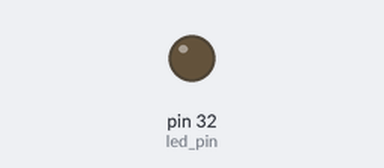
Bench run of a program on a simulated Raspberry Pi (header pin numbers). Shown: output pins drawn as LEDs (lit = HIGH).

Above: at 0.05 s.
At 0.95 s:
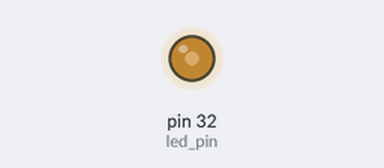
At 1.9 s:
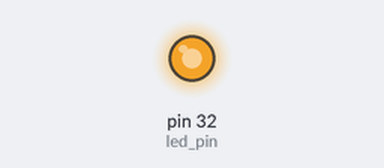
At 3.8 s:
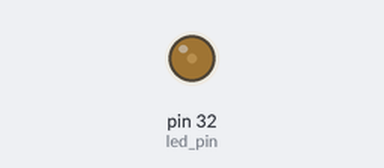
Timing chart, 0 to 5.5 s (numbered marks = the images above):
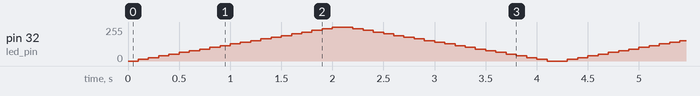

The program:

ledPWM.py
```python
import time
import RPi.GPIO as GPIO

GPIO.setmode(GPIO.BOARD)

led_pin = 32

GPIO.setup(led_pin, GPIO.OUT)

pwm_led = GPIO.PWM(led_pin, 100)  # 100 Hz frequency
pwm_led.start(0)

try:
    while True:
        for i in range(0, 101, 5):
            pwm_led.ChangeDutyCycle(i)
            time.sleep(0.1)
        for i in range(100, -1, -5):
            pwm_led.ChangeDutyCycle(i)
            time.sleep(0.1)
except KeyboardInterrupt:
    pwm_led.stop()
    GPIO.cleanup()
```
